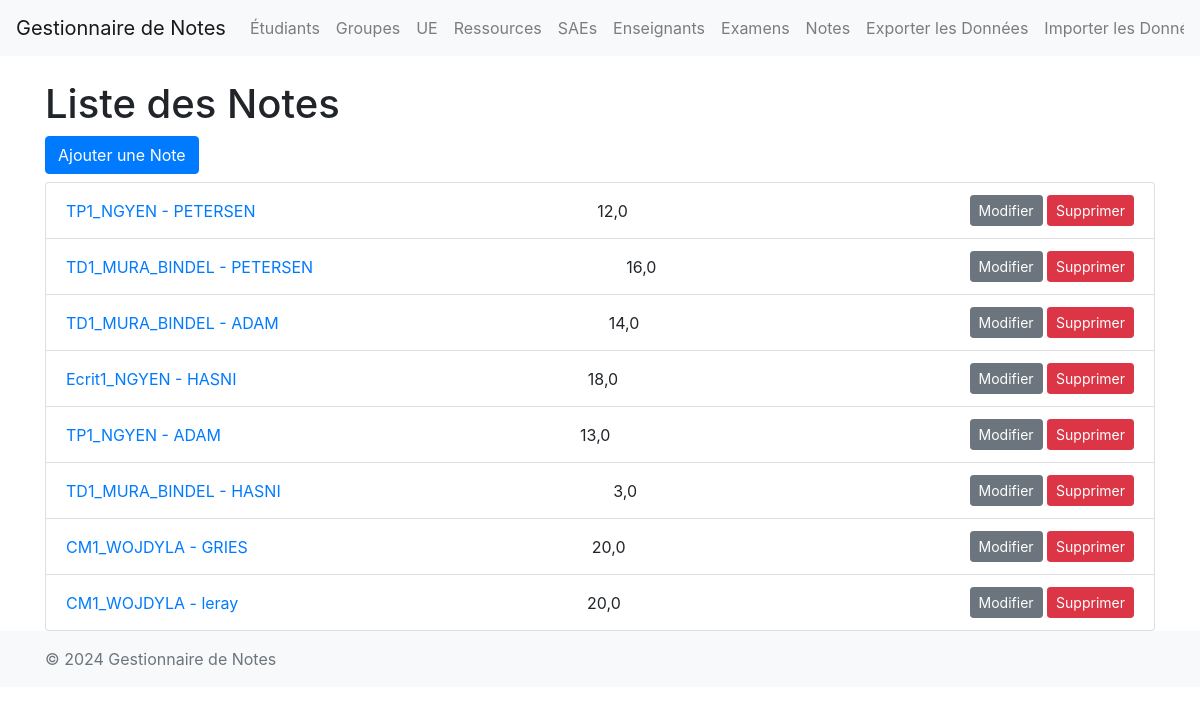
Before: /notes/ with the older database file.
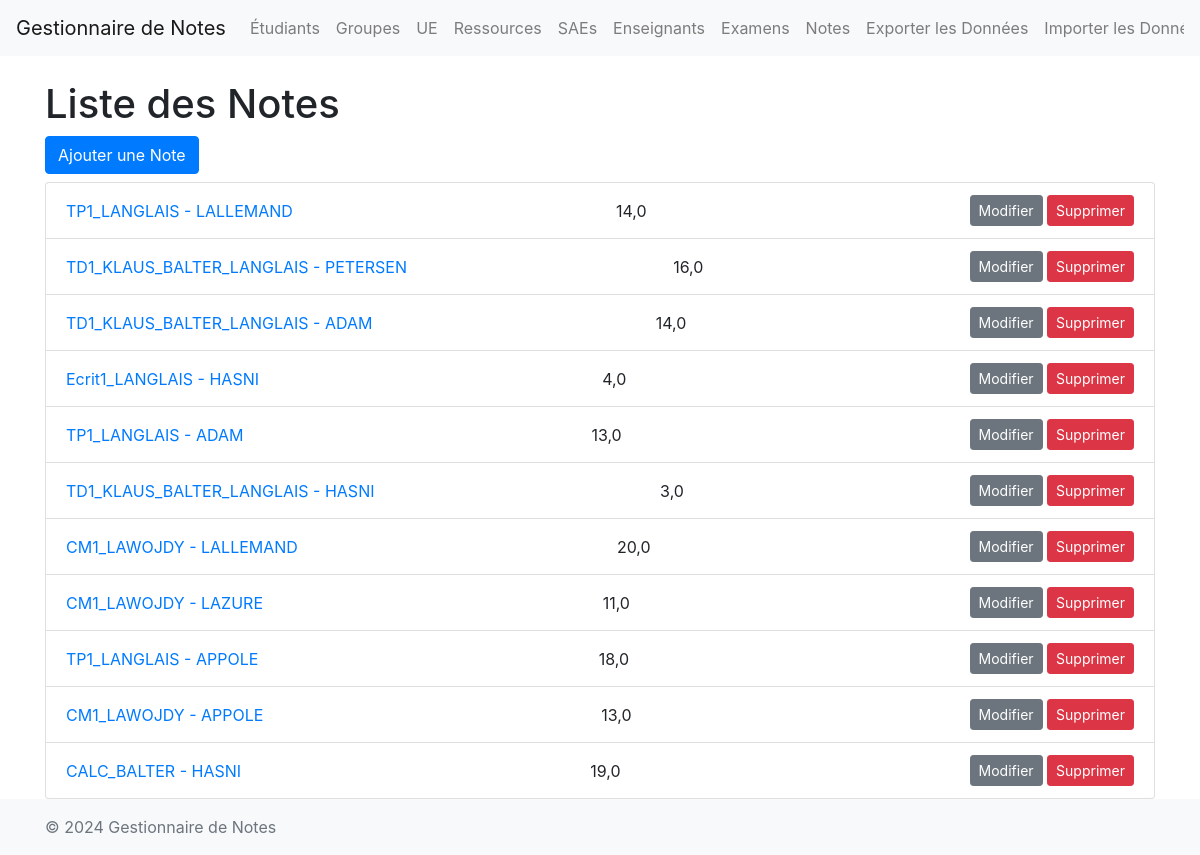
After: the same page with the newer database file.
### main/models.py (models this page shows, shortened)
class Note(models.Model):
    examen = models.ForeignKey(Examen, on_delete=models.CASCADE)
    etudiant = models.ForeignKey(Etudiant, on_delete=models.CASCADE)
    note = models.FloatField()
    appreciation = models.TextField(null=True, blank=True)
    class Meta:
        constraints = [
            models.UniqueConstraint(fields=['examen', 'etudiant'], name='unique_examen_etudiant')
        ]
    def __str__(self):
        return f"{self.examen} - {self.etudiant.nom}"

class Examen(models.Model):
    id = models.AutoField(primary_key=True)  # Ajout du champ id
    titre = models.CharField(max_length=100)
    enseignants = models.ManyToManyField(Enseignant, related_name='examens')
    ressource = models.ForeignKey(Ressource, on_delete=models.CASCADE, null=True, blank=True)
    sae = models.ForeignKey(SAE, on_delete=models.CASCADE, null=True, blank=True)
    date = models.DateField(null=True, blank=True)
    coefficient = models.FloatField(default=1.0)
    def __str__(self):
        noms_enseignants = "_".join([enseignant.nom for enseignant in self.enseignants.all()])
        return f"{self.titre}_{noms_enseignants}"

class Enseignant(models.Model):
    numero_professeur = models.CharField(max_length=8)
    nom = models.CharField(max_length=100)
    prenom = models.CharField(max_length=100)
    email = models.EmailField()

class Etudiant(models.Model):
    numero_etudiant = models.CharField(max_length=8)
    nom = models.CharField(max_length=100)
    prenom = models.CharField(max_length=100)
    groupe = models.ForeignKey(Groupe, on_delete=models.CASCADE, null=True)
    photo = models.ImageField(upload_to='photos/', null=True, blank=True)
    email = models.EmailField()

### main/views.py (the view)
# urls.py: path('notes/', views.note_list, name='note_list'),
def note_list(request):
    notes = Note.objects.all()
    return render(request, 'main/note_list.html', {'notes': notes})

### main/templates/main/note_list.html (shortened to what this page needs)
{% extends "main/base.html" %}
{% block content %}
    <h1>Liste des Notes</h1>
    <a href="{% url 'note_create' %}" class="btn btn-primary mb-2">Ajouter une Note</a>
    <ul class="list-group">
        {% for note in notes %}
            <li class="list-group-item d-flex justify-content-between align-items-center">
                <a href="{% url 'note_detail' note.pk %}">{{ note }}</a> {{ note.note }}
                <div>
                    <a href="{% url 'note_update' note.pk %}" class="btn btn-secondary btn-sm">Modifier</a>
                    <a href="{% url 'note_delete' note.pk %}" class="btn btn-danger btn-sm">Supprimer</a>
                </div>
            </li>
        {% endfor %}
    </ul>
{% endblock %}

Changed rows visible on the page:
changed Note: examen+etudiant "TP1_NGYEN - PETERSEN" → "TP1_LANGLAIS - LALLEMAND"; note "12,0" → "14,0"
changed through a linked row, Note: examen+etudiant "TD1_MURA_BINDEL - PETERSEN" → "TD1_KLAUS_BALTER_LANGLAIS - PETERSEN"
changed through a linked row, Note: examen+etudiant "TD1_MURA_BINDEL - ADAM" → "TD1_KLAUS_BALTER_LANGLAIS - ADAM"
changed Note: examen+etudiant "Ecrit1_NGYEN - HASNI" → "Ecrit1_LANGLAIS - HASNI"; note "18,0" → "4,0"
changed through a linked row, Note: examen+etudiant "TP1_NGYEN - ADAM" → "TP1_LANGLAIS - ADAM"
changed through a linked row, Note: examen+etudiant "TD1_MURA_BINDEL - HASNI" → "TD1_KLAUS_BALTER_LANGLAIS - HASNI"
changed through a linked row, Note: examen+etudiant "CM1_WOJDYLA - GRIES" → "CM1_LAWOJDY - LALLEMAND"
changed Note: examen+etudiant "CM1_WOJDYLA - leray" → "CM1_LAWOJDY - LAZURE"; note "20,0" → "11,0"
added Note: examen+etudiant "TP1_LANGLAIS - APPOLE", note "18,0"
added Note: examen+etudiant "CM1_LAWOJDY - APPOLE", note "13,0"
added Note: examen+etudiant "CALC_BALTER - HASNI", note "19,0"
